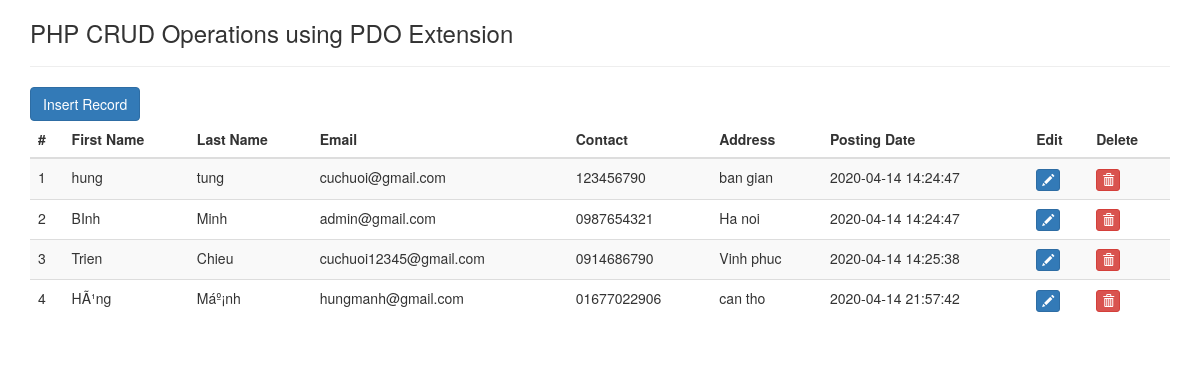
The page / on the database its author committed.
### tables this page shows
CREATE TABLE IF NOT EXISTS `tblusers` (
  `id` int(11) UNSIGNED NOT NULL AUTO_INCREMENT,
  `FirstName` varchar(150) NOT NULL,
  `LastName` varchar(150) NOT NULL,
  `EmailId` varchar(120) NOT NULL,
  `ContactNumber` char(11) NOT NULL,
  `Address` varchar(255) NOT NULL,
  `PostingDate` timestamp NOT NULL DEFAULT CURRENT_TIMESTAMP,
  PRIMARY KEY (`id`)
);

### modul/function.php (called while the page is built, shortened)
<?php
class CrudOpp{
	function __construct(){
		$con = new mysqli('localhost', 'root', '', 'phpgurukul_oop_crud');
		$this->dbh=$con;
	}
	public function getdata()
	{
		$result=mysqli_query($this->dbh,"SELECT * FROM tblusers");
		return $result;
	}
}
?>

### index.php (the view, shortened to what this page needs)
<!DOCTYPE html>
<html lang="en">
<head>
    <link href="https://maxcdn.bootstrapcdn.com/bootstrap/3.3.0/css/bootstrap.min.css" rel="stylesheet">
</head>
<?php
include('modul/function.php');
?>
<body>
    <div class="container">
        <div class="row">
            <div class="col-md-12">
                <h3>PHP CRUD Operations using PDO Extension</h3> <hr />
                <a href="modul/insert.php"><button class="btn btn-primary"> Insert Record</button></a>
                <div class="table-responsive">
                   <table id="mytable" class="table table-bordred table-striped">
                    <thead>
                        <th>#</th>
                        <th>First Name</th>
                        <th>Last Name</th>
                        <th>Email</th>
                        <th>Contact</th>
                        <th>Address</th>
                        <th>Posting Date</th>
                        <th>Edit</th>
                        <th>Delete</th>
                    </thead>
                    <tbody>
                     <?php
                     $fetchdata=new CrudOpp;
                     $sql=$fetchdata->getdata();
                     $cnt=1;
                     while($row=mysqli_fetch_array($sql))
                     {
                      ?>
                      <tr>
                        <td><?php echo htmlentities($cnt);?></td>
                        <td><?php echo htmlentities($row['FirstName']);?></td>
                        <td><?php echo htmlentities($row['LastName']);?></td>
                        <td><?php echo htmlentities($row['EmailId']);?></td>
                        <td><?php echo htmlentities($row['ContactNumber']);?></td>
                        <td><?php echo htmlentities($row['Address']);?></td>
                        <td><?php echo htmlentities($row['PostingDate']);?></td>
                        <td><a href="modul/update.php?id=<?php echo htmlentities($row['id']);?>"><button class="btn btn-primary btn-xs"><span class="glyphicon glyphicon-pencil"></span></button></a></td>
                        <td><a href="modul/delete.php?del=<?php echo htmlentities($row['id']);?>"><button class="btn btn-danger btn-xs" onClick="return confirm('Do you really want to delete');"><span class="glyphicon glyphicon-trash"></span></button></a></td>
                    </tr>
                    <?php
                    $cnt++;
                } ?>
            </tbody>
        </table>
    </div>
</div>
</div>
</div>
<ins class="adsbygoogle"
style="display:inline-block;width:728px;height:15px"
data-ad-client="ca-pub-8906663933481361"
data-ad-slot="3318815534"></ins>
</body>
</html>

### rows shown on the page
tblusers: FirstName "hung", LastName "tung", EmailId "cuchuoi@gmail.com", ContactNumber "123456790", Address "ban gian", PostingDate "2020-04-14 14:24:47"
tblusers: FirstName "BInh", LastName "Minh", EmailId "admin@gmail.com", ContactNumber "0987654321", Address "Ha noi", PostingDate "2020-04-14 14:24:47"
tblusers: FirstName "Trien", LastName "Chieu", EmailId "cuchuoi12345@gmail.com", ContactNumber "0914686790", Address "Vinh phuc", PostingDate "2020-04-14 14:25:38"
tblusers: FirstName "HÃ¹ng", LastName "Máº¡nh", EmailId "hungmanh@gmail.com", ContactNumber "01677022906", Address "can tho", PostingDate "2020-04-14 21:57:42"
